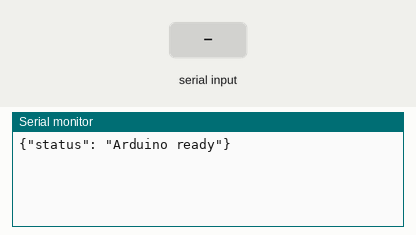
This sketch was run on a simulated Arduino Uno, built with avr-gcc and run on an emulated ATmega328P. Shown: the last lines printed to the serial monitor. The inputs (shaded band) are chosen by the test bench. Random numbers use the default seed unless the sketch sets one.

Above: at 1.2 s.
1.3 s: "GET_SENSOR\n" received over Serial
At 1.7 s:
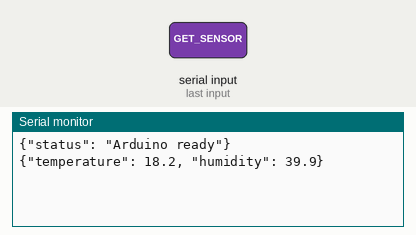
2.8 s: "PING\n" received over Serial
At 4.0 s:
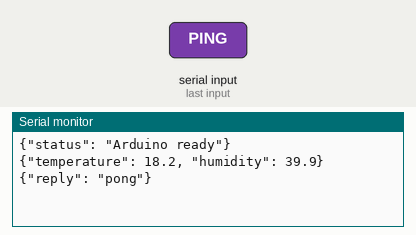
4.3 s: "HELP\n" received over Serial
At 5.1 s:
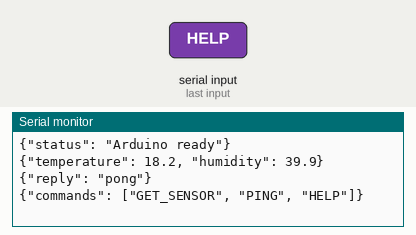
5.8 s: "1\n" received over Serial
At 6.2 s:
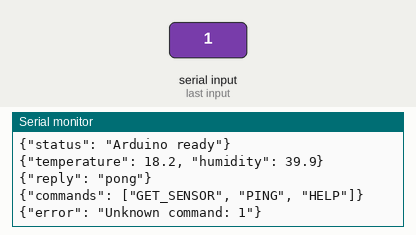

The sketch:

serial_demo.ino
```cpp
/*
 * FlexComm-Lab Arduino Serial Test Handler
 * ----------------------------------------
 * This script demonstrates basic serial communication with FlexComm-compatible systems.
 * It receives simple text commands and responds with JSON-formatted messages, suitable
 * for integration and testing with the FlexComm framework.
 *
 * Supported Commands:
 *   - GET_SENSOR : Responds with mock JSON sensor data (temperature, humidity)
 *   - PING       : Responds with a JSON 'pong' reply
 *   - HELP       : Lists available commands
 *
 * Usage:
 *   1. Upload this sketch to your Arduino (e.g., Uno, Mega, Nano).
 *   2. Open the Serial Monitor (baud rate: 115200).
 *   3. Enter one of the supported commands and press Enter.
 *   4. The Arduino will respond with a JSON-formatted reply.
 */

String inputBuffer = "";

void setup() {
  Serial.begin(115200);
  Serial.println("{\"status\": \"Arduino ready\"}");
}

void loop() {
  // Read incoming serial data into inputBuffer
  while (Serial.available()) {
    char c = (char)Serial.read();
    if (c == '\n' || c == '\r') {
      if (inputBuffer.length() > 0) {
        handleCommand(inputBuffer);
        inputBuffer = "";
      }
    } else {
      inputBuffer += c;
    }
  }
}

void handleCommand(String cmd) {
  cmd.trim();
  cmd.toUpperCase();

  if (cmd == "GET_SENSOR") {
    sendMockSensorData();
  } else if (cmd == "PING") {
    Serial.println("{\"reply\": \"pong\"}");
  } else if (cmd == "HELP") {
    Serial.println("{\"commands\": [\"GET_SENSOR\", \"PING\", \"HELP\"]}");
  } else if (cmd.length() > 0) {
    Serial.print("{\"error\": \"Unknown command: ");
    Serial.print(cmd);
    Serial.println("\"}");
  }
}

void sendMockSensorData() {
  float temp = 22.5 + (random(-50, 50) / 10.0);      // Simulate temp in range 17.5–27.5°C
  float humidity = 45.0 + (random(-100, 100) / 10.0); // Simulate humidity in range 35–55%
  Serial.print("{\"temperature\": ");
  Serial.print(temp, 1);
  Serial.print(", \"humidity\": ");
  Serial.print(humidity, 1);
  Serial.println("}");
  Serial.flush();
}
```

Measured:
- after the input at 1.3 s, the serial monitor: prints a new line at once (image 1)
- after the input at 2.8 s, the serial monitor: prints a new line at once (image 2)
- after the input at 4.3 s, the serial monitor: prints a new line at once (image 3)
- after the input at 5.8 s, the serial monitor: prints a new line at once (image 4)
